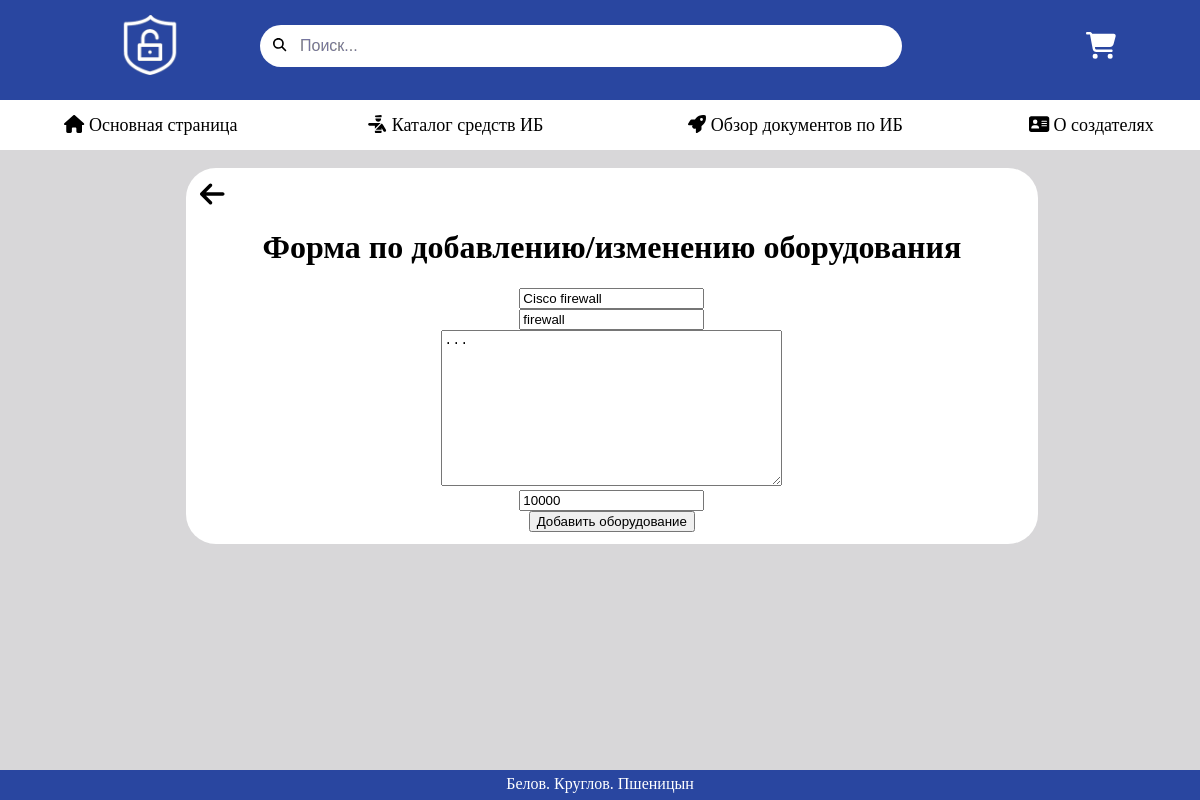
The page /calculator/8/update on the database as committed earlier.
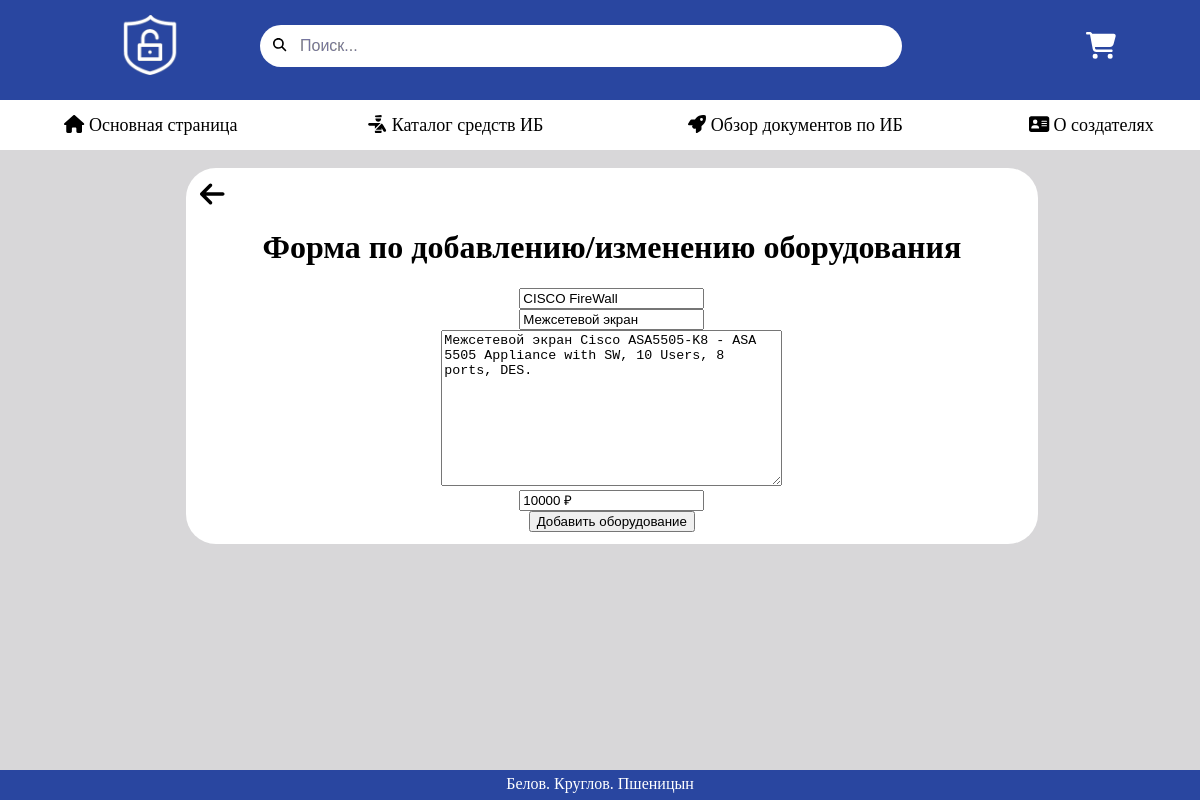
The same page on the database as committed later.
### calculator/models.py (models this page shows, shortened)
class Equipment(models.Model):
    model_img = models.ImageField(upload_to='img/', default="")
    title = models.CharField('Название', max_length=50)
    type = models.CharField('Вид оборудования', max_length=50)
    description = models.TextField('Описание')
    cost = models.CharField('Цена', max_length=50)
    class Meta:
        verbose_name = 'Equipment'
        verbose_name_plural = 'Equipments'

### calculator/views.py (the view)
# urls.py: path('<int:pk>/update', views.CalculatorUpdateView.as_view(), name='update_equipment'),
class CalculatorUpdateView(UpdateView):
    model = Equipment
    template_name = 'calculator/create.html'
    form_class = EquipmentForm

### calculator/forms.py
class EquipmentForm(ModelForm):
    class Meta:
        model = Equipment
        fields = ['id', 'title', 'type', 'description', 'cost']
        widgets = {
            "title": TextInput(attrs={
                'class': 'form-control',
                'placeholder': "Название"
            }),
            "type": TextInput(attrs={
                'class': 'form-control',
                'placeholder': "Тип"
            }),
            "description": Textarea(attrs={
                'class': 'form-control',
                'placeholder': "Описание"
            }),
            "cost": TextInput(attrs={
                'class': 'form-control',
                'placeholder': "Стоимость"
            }),
        }

### calculator/templates/calculator/create.html (shortened to what this page needs)
{% extends 'main/layout.html' %}
{% load static %}
{% block body_content %}
<div class="features">
    <div class="btn_back">
        <a href="#" onclick="history.back();return false;" class="history-back"><i class="fa-solid fa-arrow-left fa-2xl" style="color: #000000;"></i></a>
    </div>
    <div class="title_all">
        <h1>Форма по добавлению/изменению оборудования</h1>
    </div>
    <br>
    <form method="post">
        {{ form.title }}<br>
        {{ form.type }}<br>
        {{ form.description }}<br>
        {{ form.cost }}<br>
        <button class="btn btn-success" type="submit">Добавить оборудование</button>
        <br>
    </form>
</div>
{% endblock %}

Rows that differ between the two databases and show on the page:
changed Equipment: title "Cisco firewall" → "CISCO FireWall"; type "firewall" → "Межсетевой экран"; description "..." → "Межсетевой экран Cisco ASA5505-K8 - ASA 5505 Appliance with SW, 10 Users, 8 ports, DES."; cost "10000" → "10000 ₽"
